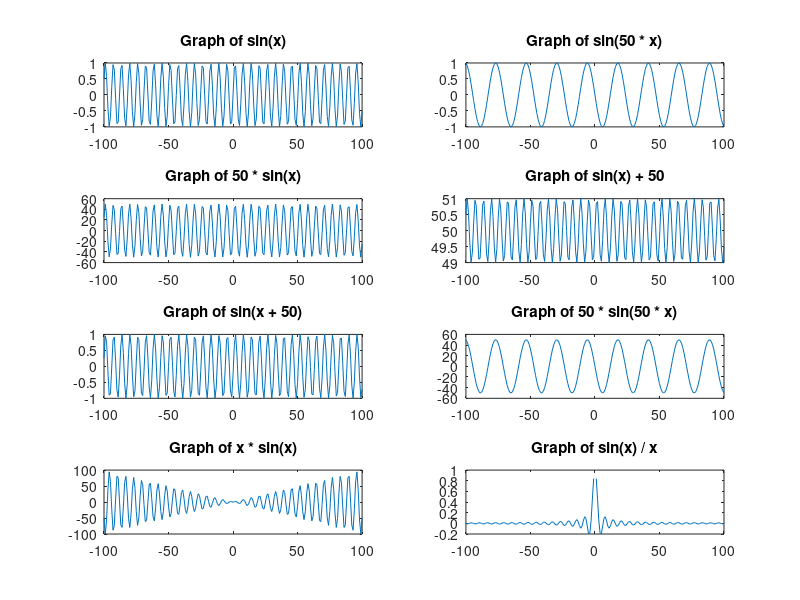
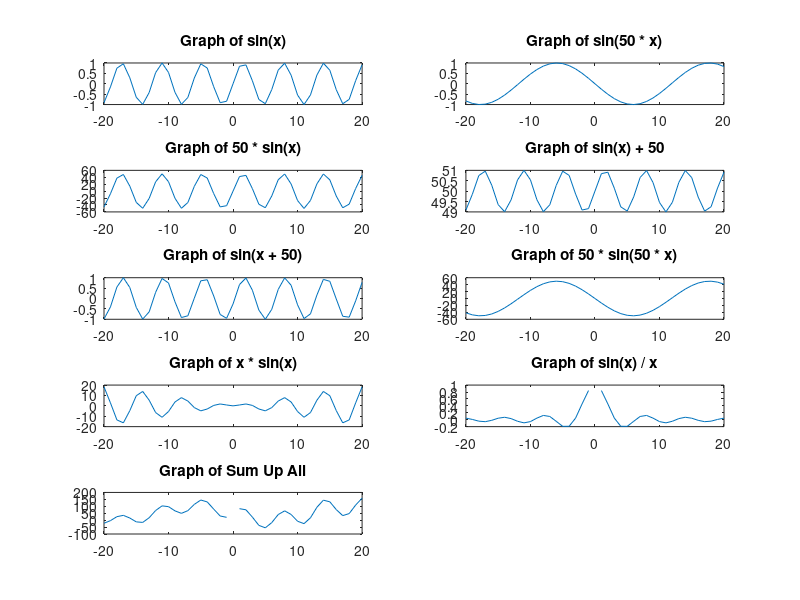
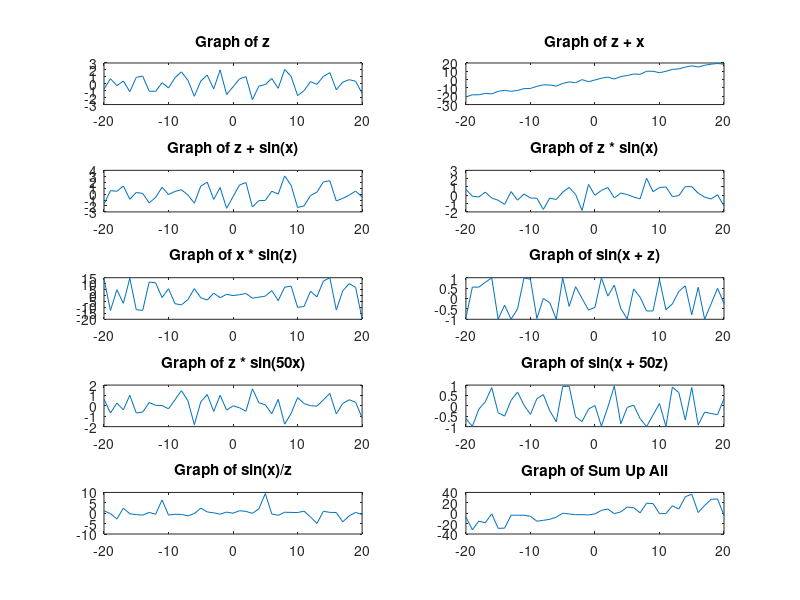
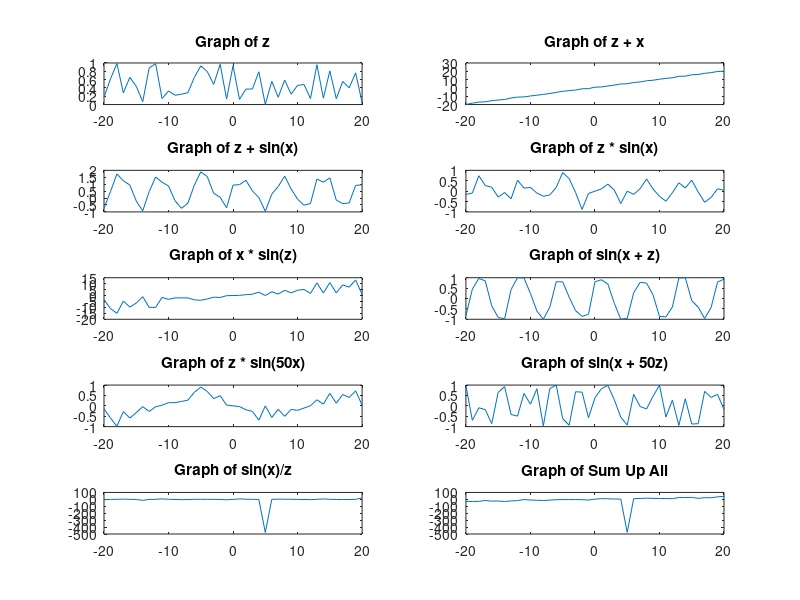

Here is the MATLAB script that generated these plots, in order:
%%
% Problem 3
% Clear old variables from workspace and console
clear; clc;
% Set name of the figure
figure('Name','Problem 3');

% Create a vector from -100 to 100
x = -100:100;

% Create functions for plotting
y1 = sin(x);
y2 = sin(50 .* x);
y3 = 50 .* sin(x);
y4 = sin(x) + 50;
y5 = sin(x + 50);
y6 = 50 .* sin(50 .* x);
y7 = x .* sin(x);
y8 = sin(x) ./ x;

% Draw plots and put to subplot with their titles
subplot(4,2,1), plot(x,y1); title('Graph of sin(x)');
subplot(4,2,2), plot(x,y2); title('Graph of sin(50 * x)');
subplot(4,2,3), plot(x,y3); title('Graph of 50 * sin(x)');
subplot(4,2,4), plot(x,y4); title('Graph of sin(x) + 50');
subplot(4,2,5), plot(x,y5); title('Graph of sin(x + 50)');
subplot(4,2,6), plot(x,y6); title('Graph of 50 * sin(50 * x)');
subplot(4,2,7), plot(x,y7); title('Graph of x * sin(x)');
subplot(4,2,8), plot(x,y8); title('Graph of sin(x) / x');

%%
% Problem 4
% Clear old variables from workspace and console
clear; clc;
% Set name of the figure
figure('Name','Problem 4');

% Create a vector from -20 to 20
x = -20:20;

% Create functions for plotting
y1 = sin(x);
y2 = sin(50 .* x);
y3 = 50 .* sin(x);
y4 = sin(x) + 50;
y5 = sin(x + 50);
y6 = 50 .* sin(50 .* x);
y7 = x .* sin(x);
y8 = sin(x) ./ x;
y9 = y1+y2+y3+y4+y5+y6+y7+y8;

% Draw plots and put to subplot with their titles
subplot(5,2,1), plot(x,y1); title('Graph of sin(x)');
subplot(5,2,2), plot(x,y2); title('Graph of sin(50 * x)');
subplot(5,2,3), plot(x,y3); title('Graph of 50 * sin(x)');
subplot(5,2,4), plot(x,y4); title('Graph of sin(x) + 50');
subplot(5,2,5), plot(x,y5); title('Graph of sin(x + 50)');
subplot(5,2,6), plot(x,y6); title('Graph of 50 * sin(50 * x)');
subplot(5,2,7), plot(x,y7); title('Graph of x * sin(x)');
subplot(5,2,8), plot(x,y8); title('Graph of sin(x) / x');
subplot(5,2,9), plot(x,y9); title('Graph of Sum Up All');

%%
% Problem 5
% Clear old variables from workspace and console
clear; clc;
% Set name of the figure
figure('Name','Problem 5');

% Create a vector from -20 to 20
x = -20:20;
% Generate 41 random number from gaussian distributed random numbers
z = randn(1, 41);

% Create functions for plotting
y10 = z;
y11 = z + x;
y12 = z + sin(x);
y13 = z .* sin(x);
y14 = x .* sin(z);
y15 = sin(x + z);
y16 = z .* sin(50 .* x);
y17 = sin(x + 50 .* z);
y18 = sin(x) ./ z;
y19 = y11+y12+y13+y14+y15+y16+y17+y18;

% Draw plots and put to subplot with their titles
subplot(5,2,1), plot(x,y10); title('Graph of z');
subplot(5,2,2), plot(x,y11); title('Graph of z + x');
subplot(5,2,3), plot(x,y12); title('Graph of z + sin(x)');
subplot(5,2,4), plot(x,y13); title('Graph of z * sin(x)');
subplot(5,2,5), plot(x,y14); title('Graph of x * sin(z)');
subplot(5,2,6), plot(x,y15); title('Graph of sin(x + z)');
subplot(5,2,7), plot(x,y16); title('Graph of z * sin(50x)');
subplot(5,2,8), plot(x,y17); title('Graph of sin(x + 50z)');
subplot(5,2,9), plot(x,y18); title('Graph of sin(x)/z');
subplot(5,2,10), plot(x,y19); title('Graph of Sum Up All');

%%
% Problem 6
% Clear old variables from workspace and console
clear; clc;
% Set name of the figure
figure('Name','Problem 6');

% Create a vector from -20 to 20
x = -20:20;
% Generate 41 random number from uniformly distributed random numbers
z = rand(1, 41);

% Create functions for plotting
y20 = z;
y21 = z + x;
y22 = z + sin(x);
y23 = z .* sin(x);
y24 = x .* sin(z);
y25 = sin(x + z);
y26 = z .* sin(50 .* x);
y27 = sin(x + 50 .* z);
y28 = sin(x) ./ z;
y29 = y21+y22+y23+y24+y25+y26+y27+y28;

% Draw plots and put to subplot with their titles
subplot(5,2,1), plot(x,y20); title('Graph of z');
subplot(5,2,2), plot(x,y21); title('Graph of z + x');
subplot(5,2,3), plot(x,y22); title('Graph of z + sin(x)');
subplot(5,2,4), plot(x,y23); title('Graph of z * sin(x)');
subplot(5,2,5), plot(x,y24); title('Graph of x * sin(z)');
subplot(5,2,6), plot(x,y25); title('Graph of sin(x + z)');
subplot(5,2,7), plot(x,y26); title('Graph of z * sin(50x)');
subplot(5,2,8), plot(x,y27); title('Graph of sin(x + 50z)');
subplot(5,2,9), plot(x,y28); title('Graph of sin(x)/z');
subplot(5,2,10), plot(x,y29); title('Graph of Sum Up All');

%% 
% Problem 7
% Clear old variables from workspace and console
clear; clc;
% Set name of the figure
figure('Name','Problem 7');

% Generate 10000 gaussian random variables;
z = randn(10000,1);

% Change random variables statics with mean 0, variance 1;
r1 = 0 + sqrt(1) .* z;
% Change random variables statics with mean 0, variance 4;
r2 = 0 + sqrt(4) .* z;
% Change random variables statics with mean 0, variance 16;
r3 = 0 + sqrt(16) .* z;
% Change random variables statics with mean 0, variance 256;
r4 = 0 + sqrt(256) .* z;

% Draw histograms and put to subplot with their titles
subplot(2,2,1), hist(r1, 50); title('Gaussian RV mean 0, variance 1');
subplot(2,2,2), hist(r2, 50); title('Gaussian RV mean 0, variance 4');
subplot(2,2,3), hist(r3, 50); title('Gaussian RV mean 0, variance 16');
subplot(2,2,4), hist(r4, 50); title('Gaussian RV mean 0, variance 256');

%% 
% Problem 8
% Clear old variables from workspace and console
clear; clc;
% Set name of the figure
figure('Name','Problem 8');

% Generate 10000 gaussian random variables;
z = randn(10000,1);

% Change random variables statics with mean 10, variance 1;
r6 = 10 + sqrt(1) .* z;
% Change random variables statics with mean 20, variance 4;
r7 = 20 + sqrt(4) .* z;
% Change random variables statics with mean -10, variance 1;
r8 = -10 + sqrt(1) .* z;
% Change random variables statics with mean -20, variance 4;
r9 = -20 + sqrt(4) .* z;

% Draw histograms and put to subplot with their titles
subplot(2,2,1), hist(r6, 50); title('Gaussian RV mean 10, variance 10');
subplot(2,2,2), hist(r7, 50); title('Gaussian RV mean 20, variance 20');
subplot(2,2,3), hist(r8, 50); title('Gaussian RV mean -10, variance -10');
subplot(2,2,4), hist(r9, 50); title('Gaussian RV mean -20, variance -20');

%% 
% Problem 9
% Clear old variables from workspace and console
clear; clc;
% Set name of the figure
figure('Name','Problem 9');

% Generate 10000 uniformly distributed random variables;
z = rand(10000,1);

% Change random variables statics with mean 0, variance 1;
r11 = 0 + sqrt(1) .* z;
% Change random variables statics with mean 0, variance 4;
r21 = 0 + sqrt(4) .* z;
% Change random variables statics with mean 0, variance 16;
r31 = 0 + sqrt(16) .* z;
% Change random variables statics with mean 0, variance 256;
r41 = 0 + sqrt(256) .* z;

% Draw histograms and put to subplot with their titles
subplot(2,2,1), hist(r11, 50); title('Uniformly RV mean 0, variance 1');
subplot(2,2,2), hist(r21, 50); title('Uniformly RV mean 0, variance 4');
subplot(2,2,3), hist(r31, 50); title('Uniformly RV mean 0, variance 16');
subplot(2,2,4), hist(r41, 50); title('Uniformly RV mean 0, variance 256');

%% 
% Problem 10
% Clear old variables from workspace and console
clear; clc;
% Set name of the figure
figure('Name','Problem 10');

% Generate 10000 uniformly distributed random variables;
z = rand(10000,1);

% Change random variables statics with mean 1, variance 10;
r61 = 10 + sqrt(1) .* z;
% Change random variables statics with mean 4, variance 20;
r71 = 20 + sqrt(4) .* z;
% Change random variables statics with mean 1, variance -10;
r81 = -10 + sqrt(1) .* z;
% Change random variables statics with mean 4, variance -20;
r91 = -20 + sqrt(4) .* z;

% Draw histograms and put to subplot with their titles
subplot(2,2,1), hist(r61, 100); title('Uniformly RV mean 10, variance 1');
subplot(2,2,2), hist(r71, 100); title('Uniformly RV mean 20, variance 4');
subplot(2,2,3), hist(r81, 100); title('Uniformly RV mean -10, variance 1');
subplot(2,2,4), hist(r91, 100); title('Uniformly RV mean -20, variance 4');
